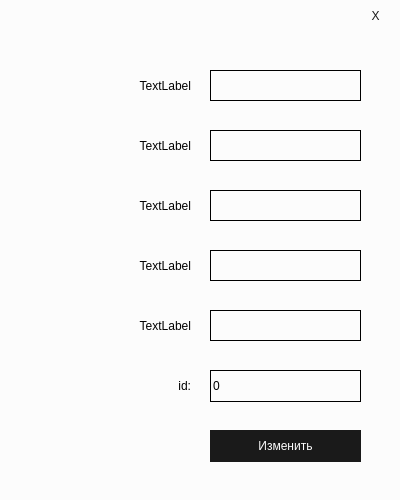
<?xml version="1.0" encoding="UTF-8"?>
<ui version="4.0">
 <class>DialogEditTables</class>
 <widget class="QDialog" name="DialogEditTables">
  <property name="geometry">
   <rect>
    <x>0</x>
    <y>0</y>
    <width>400</width>
    <height>500</height>
   </rect>
  </property>
  <property name="windowTitle">
   <string>Dialog</string>
  </property>
  <property name="styleSheet">
   <string notr="true">background-color: #fcfcfc;</string>
  </property>
  <widget class="QPushButton" name="pushButtonClose">
   <property name="geometry">
    <rect>
     <x>360</x>
     <y>0</y>
     <width>31</width>
     <height>32</height>
    </rect>
   </property>
   <property name="styleSheet">
    <string notr="true">background-color: transparent;

border: none;
color: #1a1a1a;
text-align: center;</string>
   </property>
   <property name="text">
    <string>X</string>
   </property>
  </widget>
  <widget class="QPushButton" name="pushButtonEdit">
   <property name="geometry">
    <rect>
     <x>210</x>
     <y>430</y>
     <width>151</width>
     <height>32</height>
    </rect>
   </property>
   <property name="styleSheet">
    <string notr="true">background-color: #1a1a1a;

border: none;
color: #fcfcfc;
text-align: center;</string>
   </property>
   <property name="text">
    <string>Изменить</string>
   </property>
   <property name="shortcut">
    <string>Return</string>
   </property>
  </widget>
  <widget class="QLabel" name="labelStatus">
   <property name="geometry">
    <rect>
     <x>30</x>
     <y>430</y>
     <width>141</width>
     <height>32</height>
    </rect>
   </property>
   <property name="font">
    <font>
     <pointsize>10</pointsize>
    </font>
   </property>
   <property name="text">
    <string/>
   </property>
   <property name="alignment">
    <set>Qt::AlignRight|Qt::AlignTrailing|Qt::AlignVCenter</set>
   </property>
  </widget>
  <widget class="QLabel" name="label">
   <property name="geometry">
    <rect>
     <x>20</x>
     <y>70</y>
     <width>171</width>
     <height>31</height>
    </rect>
   </property>
   <property name="text">
    <string>TextLabel</string>
   </property>
   <property name="alignment">
    <set>Qt::AlignRight|Qt::AlignTrailing|Qt::AlignVCenter</set>
   </property>
  </widget>
  <widget class="QLabel" name="label_2">
   <property name="geometry">
    <rect>
     <x>20</x>
     <y>130</y>
     <width>171</width>
     <height>31</height>
    </rect>
   </property>
   <property name="text">
    <string>TextLabel</string>
   </property>
   <property name="alignment">
    <set>Qt::AlignRight|Qt::AlignTrailing|Qt::AlignVCenter</set>
   </property>
  </widget>
  <widget class="QLabel" name="label_3">
   <property name="geometry">
    <rect>
     <x>20</x>
     <y>190</y>
     <width>171</width>
     <height>31</height>
    </rect>
   </property>
   <property name="text">
    <string>TextLabel</string>
   </property>
   <property name="alignment">
    <set>Qt::AlignRight|Qt::AlignTrailing|Qt::AlignVCenter</set>
   </property>
  </widget>
  <widget class="QLabel" name="label_4">
   <property name="geometry">
    <rect>
     <x>20</x>
     <y>250</y>
     <width>171</width>
     <height>31</height>
    </rect>
   </property>
   <property name="text">
    <string>TextLabel</string>
   </property>
   <property name="alignment">
    <set>Qt::AlignRight|Qt::AlignTrailing|Qt::AlignVCenter</set>
   </property>
  </widget>
  <widget class="QLabel" name="label_5">
   <property name="geometry">
    <rect>
     <x>20</x>
     <y>310</y>
     <width>171</width>
     <height>31</height>
    </rect>
   </property>
   <property name="text">
    <string>TextLabel</string>
   </property>
   <property name="alignment">
    <set>Qt::AlignRight|Qt::AlignTrailing|Qt::AlignVCenter</set>
   </property>
  </widget>
  <widget class="QLabel" name="labelId">
   <property name="geometry">
    <rect>
     <x>140</x>
     <y>370</y>
     <width>51</width>
     <height>31</height>
    </rect>
   </property>
   <property name="text">
    <string>id:</string>
   </property>
   <property name="alignment">
    <set>Qt::AlignRight|Qt::AlignTrailing|Qt::AlignVCenter</set>
   </property>
  </widget>
  <widget class="QLineEdit" name="lineEdit">
   <property name="geometry">
    <rect>
     <x>210</x>
     <y>70</y>
     <width>151</width>
     <height>31</height>
    </rect>
   </property>
   <property name="styleSheet">
    <string notr="true">border-color: #1a1a1a;
border: 1px solid;

background-color: transparent;</string>
   </property>
  </widget>
  <widget class="QLineEdit" name="lineEdit_2">
   <property name="geometry">
    <rect>
     <x>210</x>
     <y>130</y>
     <width>151</width>
     <height>31</height>
    </rect>
   </property>
   <property name="styleSheet">
    <string notr="true">border-color: #1a1a1a;
border: 1px solid;

background-color: transparent;</string>
   </property>
  </widget>
  <widget class="QLineEdit" name="lineEdit_3">
   <property name="geometry">
    <rect>
     <x>210</x>
     <y>190</y>
     <width>151</width>
     <height>31</height>
    </rect>
   </property>
   <property name="styleSheet">
    <string notr="true">border-color: #1a1a1a;
border: 1px solid;

background-color: transparent;</string>
   </property>
  </widget>
  <widget class="QLineEdit" name="lineEdit_4">
   <property name="geometry">
    <rect>
     <x>210</x>
     <y>250</y>
     <width>151</width>
     <height>31</height>
    </rect>
   </property>
   <property name="styleSheet">
    <string notr="true">border-color: #1a1a1a;
border: 1px solid;

background-color: transparent;</string>
   </property>
  </widget>
  <widget class="QLineEdit" name="lineEdit_5">
   <property name="geometry">
    <rect>
     <x>210</x>
     <y>310</y>
     <width>151</width>
     <height>31</height>
    </rect>
   </property>
   <property name="styleSheet">
    <string notr="true">border-color: #1a1a1a;
border: 1px solid;

background-color: transparent;</string>
   </property>
  </widget>
  <widget class="QSpinBox" name="spinBox">
   <property name="geometry">
    <rect>
     <x>210</x>
     <y>370</y>
     <width>151</width>
     <height>32</height>
    </rect>
   </property>
   <property name="styleSheet">
    <string notr="true">border-color: #1a1a1a;
border: 1px solid;

background-color: transparent;</string>
   </property>
  </widget>
 </widget>
 <resources/>
 <connections/>
</ui>
